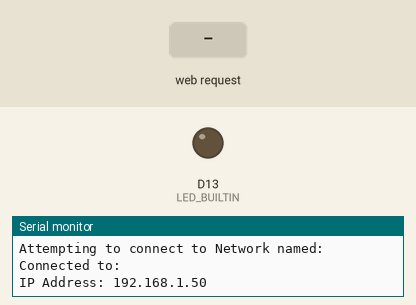
Recording of a sketch running on a simulated Arduino Nano 33 IoT. Shown: output pins drawn as LEDs (lit = HIGH), the last lines printed to the serial monitor. Inputs (shaded band) come from the test bench. WiFi joins after 1.5 s; servers stay silent unless stated; not simulated (calls return 0 or success): arduino_secrets.h.

Above: at 2.7 s.
2.8 s: HTTP request GET /H received
At 3.2 s:
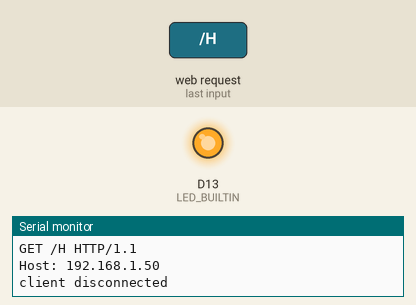
4.3 s: HTTP request GET /L received
At 5.5 s:
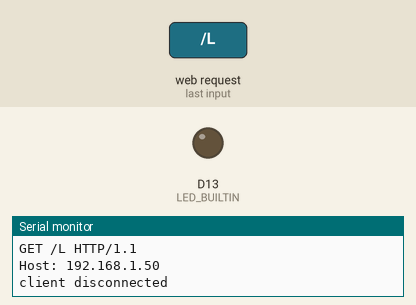
Timing chart, 0 to 7.3 s (numbered marks = the images above; inputs shaded):
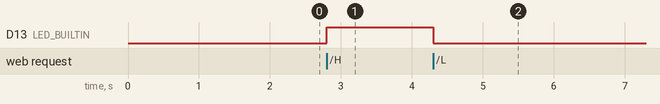

The sketch:

SimplerWebServer.ino
```cpp
/*
  WiFi Web Server LED Blink

  A simple web server that lets you blink an LED via the web.
  This sketch will print the IP address of your WiFi Shield (once connected)
  to the Serial monitor. From there, you can open that address in a web browser
  to turn on and off the LED on pin 6.
  Uses the following libraries:
  http://librarymanager/All#WiFiNINA
  or
  http://librarymanager/All#WiFi101

  If the IP address of your shield is yourAddress:
  http://yourAddress/H turns the LED on
  http://yourAddress/L turns it off

  This example is written for a network using WPA encryption. For
  WEP or WPA, change the Wifi.begin() call accordingly.

  Circuit:
   WiFi shield attached
   LED attached to the LED_BUILTIN pin

  created 25 Nov 2012
  modified 11 Jan 2021
  by Tom Igoe
*/
// include required libraries and config files
//#include <WiFi101.h>      // use this for MKR1000 boards
#include <WiFiNINA.h>       // use this for MKR1010 and Nano 33 IoT boards
#include "arduino_secrets.h"

WiFiServer server(80);

void setup() {
  Serial.begin(9600);

  while ( WiFi.status() != WL_CONNECTED) {
    Serial.print("Attempting to connect to Network named: ");
    Serial.println(SECRET_SSID);       // print the network name (SSID);

    // Connect to WPA/WPA2 network:
    WiFi.begin(SECRET_SSID, SECRET_PASS);
  }

  // print the SSID of the network you're attached to:
  Serial.print("Connected to: ");
  Serial.println(WiFi.SSID());

  // print your WiFi shield's IP address:
  IPAddress ip = WiFi.localIP();
  Serial.print("IP Address: ");
  Serial.println(ip);
  pinMode(LED_BUILTIN, OUTPUT);
  server.begin();
}

void loop() {
  WiFiClient client = server.available();   // listen for incoming clients

  if (client) {                             // if you get a client,
    Serial.println("new client");           // print a message out the serial port
    String currentLine = "";                // make a String to hold incoming data from the client
    if (client.connected()) {            // loop while the client's connected
      while (client.available()) {             // if there's bytes to read from the client,
        currentLine = client.readStringUntil('\n');             // read a byte, then
        currentLine.trim();                 // trim any return characters
        Serial.println(currentLine);                    // print it out the serial monitor

        if (currentLine.length() == 0) {
          sendResponse(client);
          break;
        }
        // Check to see if the client request was "GET /H" or "GET /L":
        if (currentLine.endsWith("GET /H HTTP/1.1")) {
          digitalWrite(LED_BUILTIN, HIGH);               // GET /H turns the LED on
        }
        if (currentLine.endsWith("GET /L HTTP/1.1")) {
          digitalWrite(LED_BUILTIN, LOW);                // GET /L turns the LED off
        }
      }
    }
    // close the connection:
    client.stop();
    Serial.println("client disconnected");
  }
}

void sendResponse(WiFiClient client) {
  // HTTP headers always start with a response code (e.g. HTTP/1.1 200 OK)
  // and a content-type so the client knows what's coming, then a blank line:
  client.println("HTTP/1.1 200 OK");
  client.println("Content-type:text/html");
  client.println();

  // the content of the HTTP response follows the header:
  client.print("Click <a href=\"/H\">here</a> turn the LED on pin 6 on<br>");
  client.print("Click <a href=\"/L\">here</a> turn the LED on pin 6 off<br>");

  // The HTTP response ends with another blank line:
  client.println();

}
```

Measured:
- after the input at 2.8 s, D13 (LED_BUILTIN): LOW → HIGH at once
- after the input at 4.3 s, D13 (LED_BUILTIN): HIGH → LOW at once
